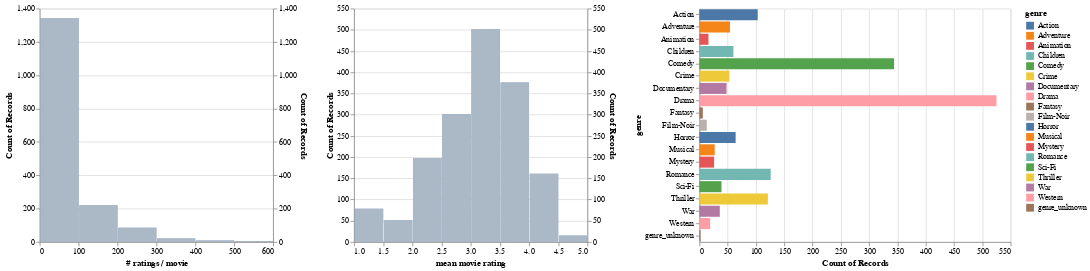

Notebook code cell kept with this figure:
### Markdown cell above
Finally, the last chart shows the distribution of the number of ratings and average rating.

### Code cell
# Display the number of ratings and average rating per movie.
alt.hconcat(
    filtered_hist('rating count', '# ratings / movie', genre_filter),
    filtered_hist('rating mean', 'mean movie rating', genre_filter),
    genre_chart,
    data=movies_ratings)

### Figure 1 — Vega-Lite specification as saved in the notebook (floating-point values rounded to 4 significant figures; data arrays with more than 128 entries replaced by an {"elided": "..."} marker saying what was removed)
{"config": {"view": {"continuousWidth": 400, "continuousHeight": 300}}, "hconcat": [{"layer": [{"mark": "bar", "encoding": {"x": {"type": "quantitative", "bin": {"maxbins": 10}, "field": "rating count", "title": "# ratings / movie"}, "y": {"type": "quantitative", "aggregate": "count"}}, "transform": [{"filter": {"selection": "selector002"}}], "width": 300}, {"mark": "bar", "encoding": {"color": {"value": "lightgray"}, "opacity": {"value": 0.7}, "x": {"type": "quantitative", "bin": {"maxbins": 10}, "field": "rating count", "title": "# ratings / movie"}, "y": {"type": "quantitative", "aggregate": "count"}}, "width": 300}], "resolve": {"scale": {"y": "independent"}}}, {"layer": [{"mark": "bar", "encoding": {"x": {"type": "quantitative", "bin": {"maxbins": 10}, "field": "rating mean", "title": "mean movie rating"}, "y": {"type": "quantitative", "aggregate": "count"}}, "transform": [{"filter": {"selection": "selector002"}}], "width": 300}, {"mark": "bar", "encoding": {"color": {"value": "lightgray"}, "opacity": {"value": 0.7}, "x": {"type": "quantitative", "bin": {"maxbins": 10}, "field": "rating mean", "title": "mean movie rating"}, "y": {"type": "quantitative", "aggregate": "count"}}, "width": 300}], "resolve": {"scale": {"y": "independent"}}}, {"mark": "bar", "encoding": {"color": {"condition": {"type": "nominal", "field": "genre", "selection": "selector002"}, "value": "lightgray"}, "x": {"type": "quantitative", "aggregate": "count"}, "y": {"type": "nominal", "field": "genre"}}, "height": 300, "selection": {"selector002": {"type": "multi", "fields": ["genre"]}}}], "data": {"name": "data-fac2d9b2889b25dedd6538a665aab2d0"}, "$schema": "https://vega.github.io/schema/vega-lite/v4.0.0.json", "datasets": {"data-fac2d9b2889b25dedd6538a665aab2d0": {"elided": "1682 records"}}}
